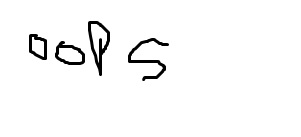
#> input picture rekt.jpg, 301 x 137 px
$ jupyter execute 'Vidmakerinclluding DFS.ipynb'
#> lines starting #> are read from the running program, lines starting #| are printed output that depends on the picture
[cell 1]
import sys
import os
import cv2
import numpy as np
import math

[cell 2]
img = cv2.imread("rekt.jpg",cv2.IMREAD_COLOR)
#> img is the input picture: shape (137, 301, 3); min 0, max 255, mean 247.5

[cell 3]
cv2.imshow('Original', img)
cv2.waitKey(0)


cv2.destroyAllWindows()

[cell 4]
whitepage = cv2.imread("rekt.jpg",cv2.IMREAD_COLOR)

[cell 5]
for i in range(0,whitepage.shape[0]):
    for j in range(0,whitepage.shape[1]):
        whitepage[i][j][0]=240
        whitepage[i][j][1]=255
        whitepage[i][j][2]=255
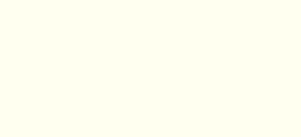
#> whitepage: shape (137, 301, 3); mean B, G, R 240, 255, 255

[cell 6]
cv2.imshow('Original', whitepage)
cv2.waitKey(0)


cv2.destroyAllWindows()

[cell 7]
zero=[0]
vis=[zero*whitepage.shape[1]]*whitepage.shape[0]

[cell 8]
print(len(vis),len(vis[0]))
#| 137 301

[cell 9]
whitepage.shape
#> Out = (137, 301, 3)

[cell 10]
# [19 lines left out: function findnddext, not called in this run]

[cell 11]
workon=[]

[cell 12]
for i in range(whitepage.shape[0]):
    for j in range(whitepage.shape[1]):
        if (vis[i][j]==0):
            if(img[i][j][0]<240 and img[i][j][1]<240 and img[i][j][2]<240 ):
                workon.append([i,j])

[cell 13]
len(workon)
#> Out = 1352

[cell 14]
visited=[zero*len(workon)]

[cell 15]
len(visited[0])
#> Out = 1352

[cell 16]
workon[5][0]
#> Out = 21
